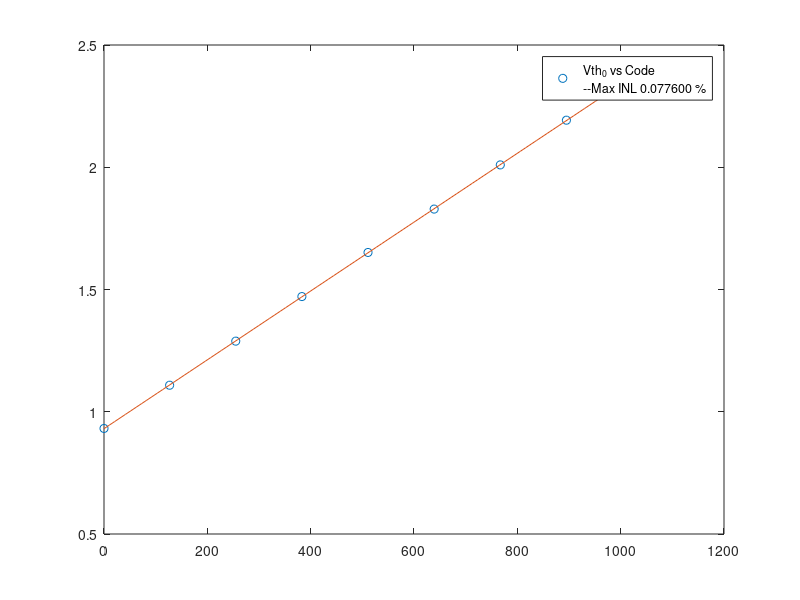
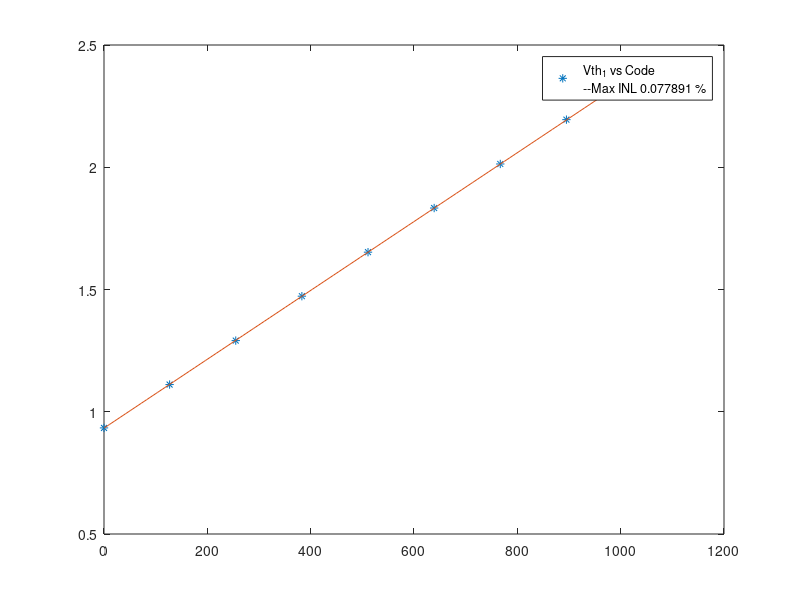
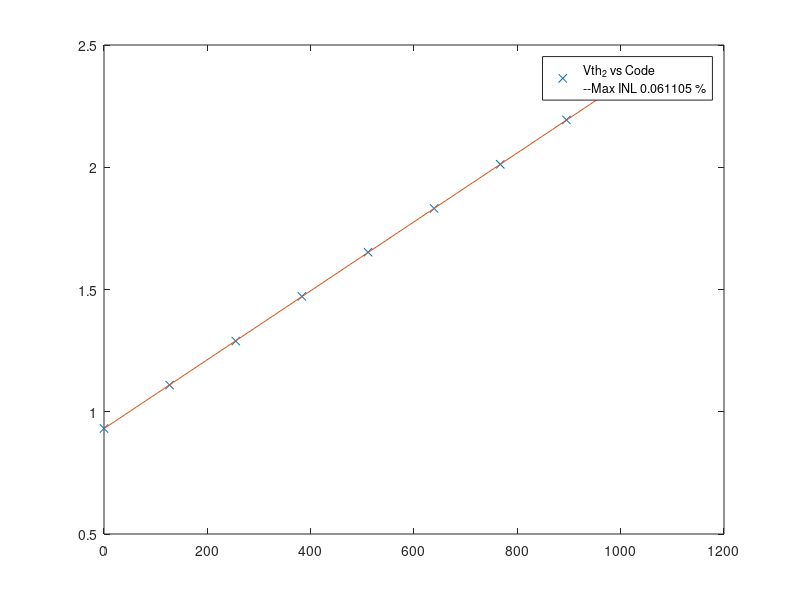
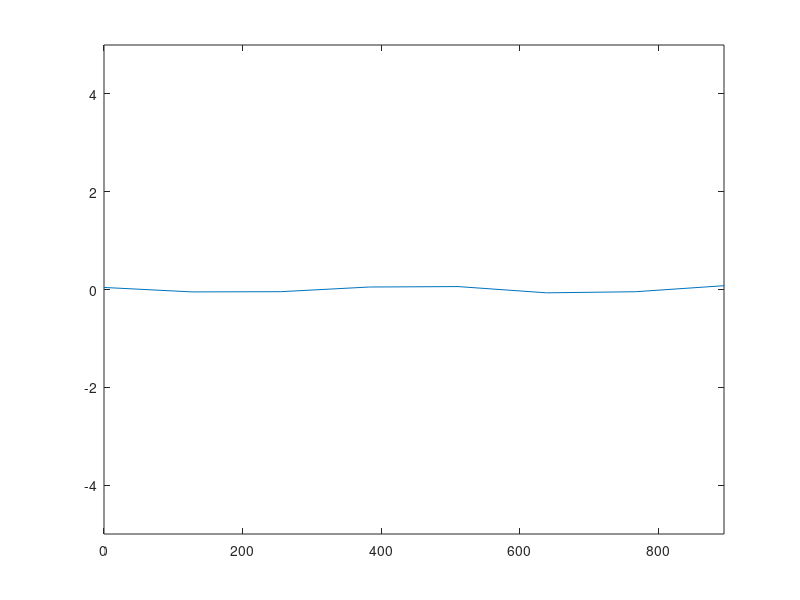

Write MATLAB code to recreate these figures, in order.
minV = 0.8;
maxV = 2.5;
Code = [0,127,255,383,511,639,767,895,1023];
Vth0 = [0.9317,1.1085,1.2888,1.4711,1.6515,1.8289,2.0096,2.1925,2.3705];
Vth1 = [0.9339,1.1112,1.2910,1.4727,1.6527,1.8332,2.0134,2.1947,2.3717];
Vth2 = [0.9315,1.1091,1.2891,1.4719,1.6526,1.8315,2.0119,2.1937,2.3717];
% Code = [0,127,255,383,511,693,767,895];
% Vth0 = [0.8323,1.1070,1.3867,1.6706,1.9505,2.2235,2.4965,2.7287];
% Vth1 = [0.8346,1.1099,1.3887,1.6702,1.9492,2.2285,2.4990,2.7275];
% Vth2 = [0.8326,1.1082,1.3871,1.6693,1.9486,2.2268,2.4988,2.7432];

%%%%PolyFit
Rp0 = corrcoef(Code,Vth0);
Rp1 = corrcoef(Code,Vth1);
Rp2 = corrcoef(Code,Vth2);
R0 = Rp0(2,1);
R1 = Rp1(2,1);
R2 = Rp2(2,1);
x = linspace(min(Code),max(Code));
p0 = polyfit(Code,Vth0,1);
y0 = polyval(p0,x);
p1 = polyfit(Code,Vth1,1);
y1 = polyval(p1,x);
p2 = polyfit(Code,Vth2,1);
y2 = polyval(p2,x);
xText = (min(Code) + max(Code))/2;
yText = (maxV+ minV)/2.0;
DAC0_Fit = p0(1)*Code + p0(2);
DAC0_INL = (Vth0 - DAC0_Fit)/DAC0_Fit(8) * 100;
DAC0_INL_Max = max(abs(DAC0_INL));
figure(4);
plot(Code, DAC0_INL);
axis([0 Code(8),-5 5]);
DAC1_Fit = p1(1)*Code + p1(2);
DAC1_INL = (Vth1 - DAC1_Fit)/DAC1_Fit(8) * 100;
DAC1_INL_Max = max(abs(DAC1_INL));
figure(5);
plot(Code, DAC1_INL);
axis([0 Code(8),-5 5]);
DAC2_Fit = p2(1)*Code + p2(2);
DAC2_INL = (Vth2 - DAC2_Fit)/DAC2_Fit(8) * 100;
DAC2_INL_Max = max(abs(DAC2_INL));
figure(6);
plot(Code, DAC2_INL);
axis([0 Code(8),-5 5]);
str0 = sprintf('Vth_0 vs Code\n--Max INL %1.6f %%',DAC0_INL_Max);
str1 = sprintf('Vth_1 vs Code\n--Max INL %1.6f %%',DAC1_INL_Max);
str2 = sprintf('Vth_2 vs Code\n--Max INL %1.6f %%',DAC2_INL_Max);
figure(1);
plot(Code,Vth0,'o');
hold on;
plot(x,y0);
%text(xText,yText,str0);
legend(str0);

figure(2);
plot(Code,Vth1,'*');
hold on;
plot(x,y1);
%text(xText,yText,str1);
legend(str1);

figure(3);
plot(Code,Vth2,'x');
hold on;
plot(x,y2);
%text(xText,yText,str2);
legend(str2);